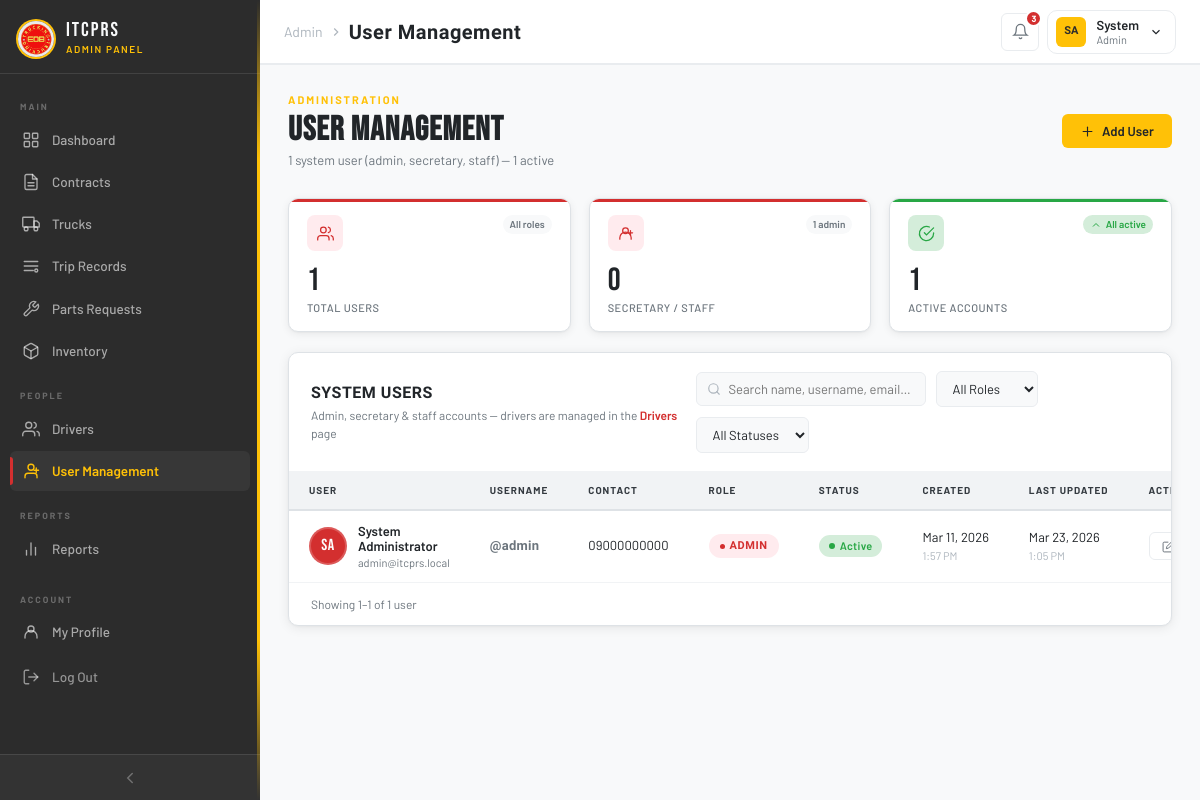
/ITCPRS/modules/users/users.php (signed in), run on the app's committed database.
### tables this page shows
CREATE TABLE `users` (
  `id` int UNSIGNED NOT NULL,
  `full_name` varchar(150) NOT NULL,
  `username` varchar(60) NOT NULL,
  `email` varchar(180) NOT NULL,
  `contact_number` varchar(20) NOT NULL,
  `photo` varchar(260) DEFAULT NULL COMMENT 'Profile photo filename — stored in /assets/uploads/drivers/',
  `password_hash` varchar(255) NOT NULL,
  `role` enum('admin','secretary','staff','driver') NOT NULL DEFAULT 'driver',
  `status` enum('active','inactive','suspended') NOT NULL DEFAULT 'active',
  `reset_token` varchar(100) DEFAULT NULL,
  `reset_expires` datetime DEFAULT NULL,
  `created_at` datetime NOT NULL DEFAULT CURRENT_TIMESTAMP,
  `updated_at` datetime NOT NULL DEFAULT CURRENT_TIMESTAMP ON UPDATE CURRENT_TIMESTAMP,
  `last_login` datetime DEFAULT NULL
);

### ITCPRS/modules/users/users.php (the view, shortened to what the rows shown need)
<?php
require_once __DIR__ . '/../../includes/auth.php';
$current_user_id = (int) ($_SESSION['user']['id'] ?? 0);
function e(mixed $v): string {
  return htmlspecialchars((string) ($v ?? ''), ENT_QUOTES, 'UTF-8');
}
function user_photo_url(?string $filename): string {
  if (!$filename) return '';
  return '/assets/uploads/users/' . rawurlencode($filename);
}
function initials(string $name): string {
  $words = array_filter(explode(' ', trim($name)));
  return strtoupper(implode('', array_map(
    fn($w) => mb_substr($w, 0, 1),
    array_slice($words, 0, 2)
  )));
}
function fmt_datetime(?string $dt): string {
  $ts   = strtotime($dt);
  $date = date('M j, Y', $ts);
  $time = date('g:i A', $ts);
  return $date . '<br><span class="dt-time">' . $time . '</span>';
}
$role_config = [
  'admin'     => ['label' => 'Admin',     'color' => '#d32f2f'],
  'secretary' => ['label' => 'Secretary', 'color' => '#007bff'],
  'staff'     => ['label' => 'Staff',     'color' => '#495057'],
];
$users  = [];
$result = mysqli_query($conn,
  "SELECT id, full_name, username, email, contact_number,
          photo, role, status, created_at, updated_at, last_login
   FROM users
   WHERE role IN ('admin','secretary','staff')
   ORDER BY
     FIELD(role,'admin','secretary','staff'),
     full_name ASC"
);
if ($result) {
  while ($row = mysqli_fetch_assoc($result)) $users[] = $row;
}
$stat_total     = count($users);
$stat_admin     = count(array_filter($users, fn($u) => $u['role'] === 'admin'));
$stat_secretary = count(array_filter($users, fn($u) => $u['role'] === 'secretary'));
$stat_staff     = count(array_filter($users, fn($u) => $u['role'] === 'staff'));
$stat_active    = count(array_filter($users, fn($u) => $u['status'] === 'active'));
$stat_inactive  = count(array_filter($users, fn($u) => $u['status'] !== 'active'));
$per_page     = 12;
$current_page = max(1, (int) ($_GET['page'] ?? 1));
$total_pages  = max(1, (int) ceil($stat_total / $per_page));
$current_page = min($current_page, $total_pages);
$offset       = ($current_page - 1) * $per_page;
$paged        = array_slice($users, $offset, $per_page);
require_once __DIR__ . '/../../includes/admin_nav.php';
?>
<link rel="stylesheet" href="/assets/css/users.css" />
<div class="page-header">
  <div class="page-header-left">
    <div class="page-header-eyebrow">Administration</div>
    <h1>User Management</h1>
    <div class="page-header-sub">
      <?php echo $stat_total; ?> system user<?php echo $stat_total !== 1 ? 's' : ''; ?>
      (admin, secretary, staff) &mdash;
      <?php echo $stat_active; ?> active
    </div>
  </div>
</div>
<div class="stats-grid users-stats-grid">
  <div class="stat-card stat-red">
    <div class="stat-header">
      <div class="stat-icon red">
        <svg viewBox="0 0 24 24" fill="none" stroke="currentColor" stroke-width="1.8" stroke-linecap="round">
          <circle cx="12" cy="8" r="4"/>
          <path d="M4 20v-2a8 8 0 0 1 16 0v2"/>
          <line x1="19" y1="8" x2="19" y2="14"/><line x1="22" y1="11" x2="16" y2="11"/>
        </svg>
      </div>
      <div class="stat-trend flat">
        <?php echo $stat_admin; ?> admin<?php echo $stat_admin !== 1 ? 's' : ''; ?>
      </div>
    </div>
    <div class="stat-value"><?php echo $stat_secretary + $stat_staff; ?></div>
    <div class="stat-label">Secretary / Staff</div>
  </div>
  <div class="stat-card stat-green">
    <div class="stat-header">
      <div class="stat-icon green">
      </div>
      <div class="stat-trend <?php echo $stat_inactive > 0 ? 'down' : 'up'; ?>">
      </div>
    </div>
    <div class="stat-value"><?php echo $stat_active; ?></div>
    <div class="stat-label">Active Accounts</div>
  </div>
</div>
<div class="card">
  <div class="card-head">
    <div>
      <h2>System Users</h2>
    </div>
  </div>
  <div class="card-body">
    <table class="data-table users-table">
      <thead>
        <tr>
          <th>User</th>
          <th>Username</th>
          <th>Contact</th>
          <th>Role</th>
          <th>Status</th>
          <th>Created</th>
          <th>Last Updated</th>
          <th>Actions</th>
        </tr>
      </thead>
      <tbody id="usersTableBody">
        <?php if (empty($paged)): ?>
        <tr>
          <td colspan="8" class="users-empty-cell">
            <div class="users-empty">
              <svg viewBox="0 0 24 24" fill="none" stroke="currentColor" stroke-linecap="round">
                <path d="M17 21v-2a4 4 0 0 0-4-4H5a4 4 0 0 0-4 4v2"/>
                <circle cx="9" cy="7" r="4"/>
              </svg>
              <p>No users found.</p>
            </div>
          </td>
        </tr>
        <?php else: foreach ($paged as $u):
          $photo_url = user_photo_url($u['photo']);
          $ini       = initials($u['full_name']);
          $rc        = $role_config[$u['role']] ?? ['label' => ucfirst($u['role']), 'color' => '#495057'];
          $is_me     = ($u['id'] === $current_user_id);
          $status_pill = ['active' => 'pill-green', 'inactive' => 'pill-amber', 'suspended' => 'pill-red'];
          $s_pill      = $status_pill[$u['status']] ?? 'pill-navy';
        ?>
        <tr data-row
            data-name="<?php echo e($u['full_name']); ?>"
            data-username="<?php echo e($u['username']); ?>"
            data-email="<?php echo e($u['email'] ?? ''); ?>"
            data-role="<?php echo e($u['role']); ?>"
            data-status="<?php echo e($u['status']); ?>">
          <td data-label="User">
            <div class="user-identity">
              <?php if ($photo_url): ?>
                <img class="user-avatar-img" src="<?php echo e($photo_url); ?>"
                     alt="<?php echo e($u['full_name']); ?>" />
              <?php else: ?>
                <div class="user-avatar-initials"
                     style="background:<?php echo e($rc['color']); ?>;">
                  <?php echo e($ini); ?>
                </div>
              <?php endif; ?>
              <div class="user-name-wrap">
                <span class="user-fullname">
                  <?php echo e($u['full_name']); ?>
                </span>
                <?php if ($u['email']): ?>
                <span class="user-email"><?php echo e($u['email']); ?></span>
                <?php endif; ?>
              </div>
            </div>
          </td>
          <td data-label="Username">
            <span class="user-username">@<?php echo e($u['username']); ?></span>
          </td>
          <td data-label="Contact">
            <?php echo $u['contact_number']
              ? e($u['contact_number'])
              : '<span class="muted">—</span>'; ?>
          </td>
          <td data-label="Role">
            <span class="role-badge role-<?php echo e($u['role']); ?>">
              <?php echo e($rc['label']); ?>
            </span>
          </td>
          <td data-label="Status">
            <span class="pill <?php echo $s_pill; ?>"><?php echo ucfirst(e($u['status'])); ?></span>
          </td>
          <td data-label="Created" class="dt-cell">
            <?php echo fmt_datetime($u['created_at']); ?>
          </td>
          <td data-label="Last Updated" class="dt-cell">
            <?php echo fmt_datetime($u['updated_at']); ?>
          </td>
          <td data-label="Actions">
            <div class="row-actions">
              <button type="button"
                class="btn btn-outline btn-sm btn-edit-user"
                title="<?php echo $is_me ? 'Edit your account' : 'Edit user'; ?>"
                data-id="<?php echo (int)$u['id']; ?>"
                data-full-name="<?php echo e($u['full_name']); ?>"
                data-username="<?php echo e($u['username']); ?>"
                data-email="<?php echo e($u['email'] ?? ''); ?>"
                data-contact="<?php echo e($u['contact_number'] ?? ''); ?>"
                data-role="<?php echo e($u['role']); ?>"
                data-status="<?php echo e($u['status']); ?>"
                data-photo="<?php echo e($photo_url); ?>"
                data-is-me="<?php echo $is_me ? '1' : '0'; ?>">
                <svg viewBox="0 0 24 24" fill="none" stroke="currentColor" stroke-width="1.8" stroke-linecap="round">
                  <path d="M11 4H4a2 2 0 0 0-2 2v14a2 2 0 0 0 2 2h14a2 2 0 0 0 2-2v-7"/>
                  <path d="M18.5 2.5a2.121 2.121 0 0 1 3 3L12 15l-4 1 1-4 9.5-9.5z"/>
                </svg>
              </button>
            </div>
          </td>
        </tr>
        <?php endforeach; endif; ?>
      </tbody>
    </table>
  </div>
</div>
<?php require_once __DIR__ . '/../../includes/admin_nav_end.php'; ?>

### ITCPRS/includes/admin_nav.php (shortened to what the rows shown need)
<?php
$nav_user     = $_SESSION['user'];
$nav_role     = $nav_user['role'];
$nav_name     = $nav_user['full_name'];
$nav_initials = strtoupper(implode('', array_map(
  fn($w) => $w[0],
  array_slice(explode(' ', trim($nav_name)), 0, 2)
)));
$nav_photo = null;
if (!empty($nav_user['id'])) {
  global $conn;
  $_nav_ps = mysqli_prepare($conn, "SELECT photo FROM users WHERE id = ? LIMIT 1");
  if ($_nav_ps) {
    mysqli_stmt_bind_param($_nav_ps, 'i', $nav_user['id']);
    mysqli_stmt_execute($_nav_ps);
    $nav_photo = mysqli_fetch_assoc(mysqli_stmt_get_result($_nav_ps))['photo'] ?? null;
  }
}
$_nav_photo_url = $nav_photo
  ? '/assets/uploads/users/' . rawurlencode($nav_photo)
  : null;
$nav_avatar_topbar = $_nav_photo_url
  ? '<img src="' . htmlspecialchars($_nav_photo_url) . '" alt="' . htmlspecialchars($nav_name) . '" />'
  : htmlspecialchars($nav_initials);
?>
<!DOCTYPE html>
<html lang="en">
<head>
  <link rel="stylesheet" href="/assets/css/sidenav.css" />
  <link rel="stylesheet" href="/assets/css/admin.css" />
</head>
<body>
  <header class="topbar" id="topbar">
    <div class="topbar-actions">
      <div class="topbar-user" id="topbarUser">
        <div class="topbar-avatar <?php echo $nav_photo ? 'has-photo' : ''; ?>"><?php echo $nav_avatar_topbar; ?></div>
        <div class="topbar-user-info">
          <span class="topbar-user-name"><?php echo htmlspecialchars(explode(' ', $nav_name)[0]); ?></span>
          <span class="topbar-user-role"><?php echo ucfirst($nav_role); ?></span>
        </div>
        <svg viewBox="0 0 24 24" fill="none" stroke="currentColor" stroke-width="2" width="14">
          <polyline points="6,9 12,15 18,9" />
        </svg>
      </div>
    </div>
  </header>
  <main class="admin-body" id="adminBody">

### data on the page
users: full_name "SA", full_name "System", role "Admin", status "1", role "1", $stat_secretary + $stat_staff "0", full_name "System Administrator", email "admin@itcprs.local", username "admin", contact_number "09000000000", role "ADMIN", status "Active", created_at "Mar 11, 2026 Mar 23, 2026", created_at "1:57 PM 1:05 PM"

### other printed values
$section_label "MAIN"
$item['label'] "Dashboard"
$item['label'] "Contracts"
$item['label'] "Trucks"
$item['label'] "Trip Records"
$item['label'] "Parts Requests"
$item['label'] "Inventory"
$section_label "PEOPLE"
$item['label'] "Drivers"
$item['label'] "User Management"
$section_label "REPORTS"
$item['label'] "Reports"
$page_title "User Management"
$stat_total "1"
$offset + 1 "1"
